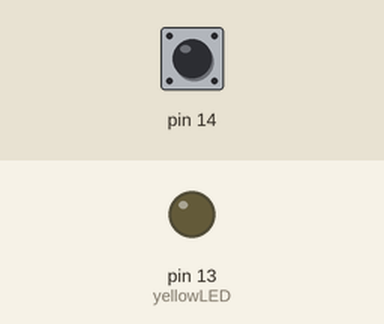
The sketch below on a simulated Arduino Leonardo, built with avr-gcc and run on an emulated ATmega32U4. On the bench: output pins drawn as LEDs (lit = HIGH). The test bench sets the inputs (shaded band); at power-on: pin 14 HIGH.

Above: at 1.2 s.
1.3 s: pin 14 pulled LOW for 0.15 s
At 1.37 s:
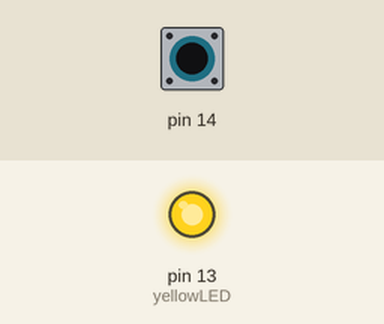
2.9 s: pin 14 pulled LOW for 3.2 s
At 7.3 s:
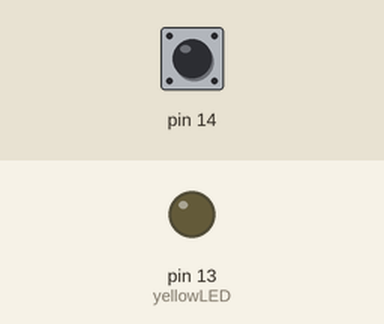
Timing chart, 0 to 8.8 s (numbered marks = the images above; inputs shaded):
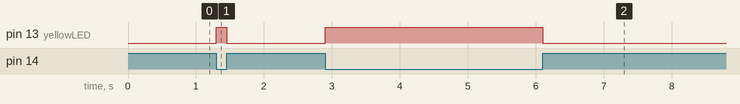

The sketch:

exercise3.ino
```cpp
/*
   exercise3.ino

    Created on: Oct 5, 2022,
    Author: Nikolaj Krebs,
    Lecture 3, Exercise 3 - while and a button, Friday Sep. 30
*/

#include <Zumo32U4.h> // We now need to include the Zumo.h library to use onboard buttons.

Zumo32U4ButtonA aButton; // The A-button on the Zumo board.
int yellowLED = 13; // The pin for the yellow LED.

void setup()
{
  Serial.begin(9600);

  // Make sure we can write to the yellow LED pin:
  pinMode(yellowLED, OUTPUT);
}

void loop()
{
  // As long as the button is not pressed the yellow light is off.
  digitalWrite(yellowLED, LOW);

  // buttonA.isPressed returns a bool value of true as long as it is pressed down, and false when released.
  while (aButton.isPressed()) {
    digitalWrite(yellowLED, HIGH); // Turn on the yellow LED.
  }
}
```

Measured:
- after the input at 1.3 s, pin 13 (yellowLED): LOW → HIGH at once, → LOW 0.15 s later
- after the input at 2.9 s, pin 13 (yellowLED): LOW → HIGH at once, → LOW 3.2 s later
